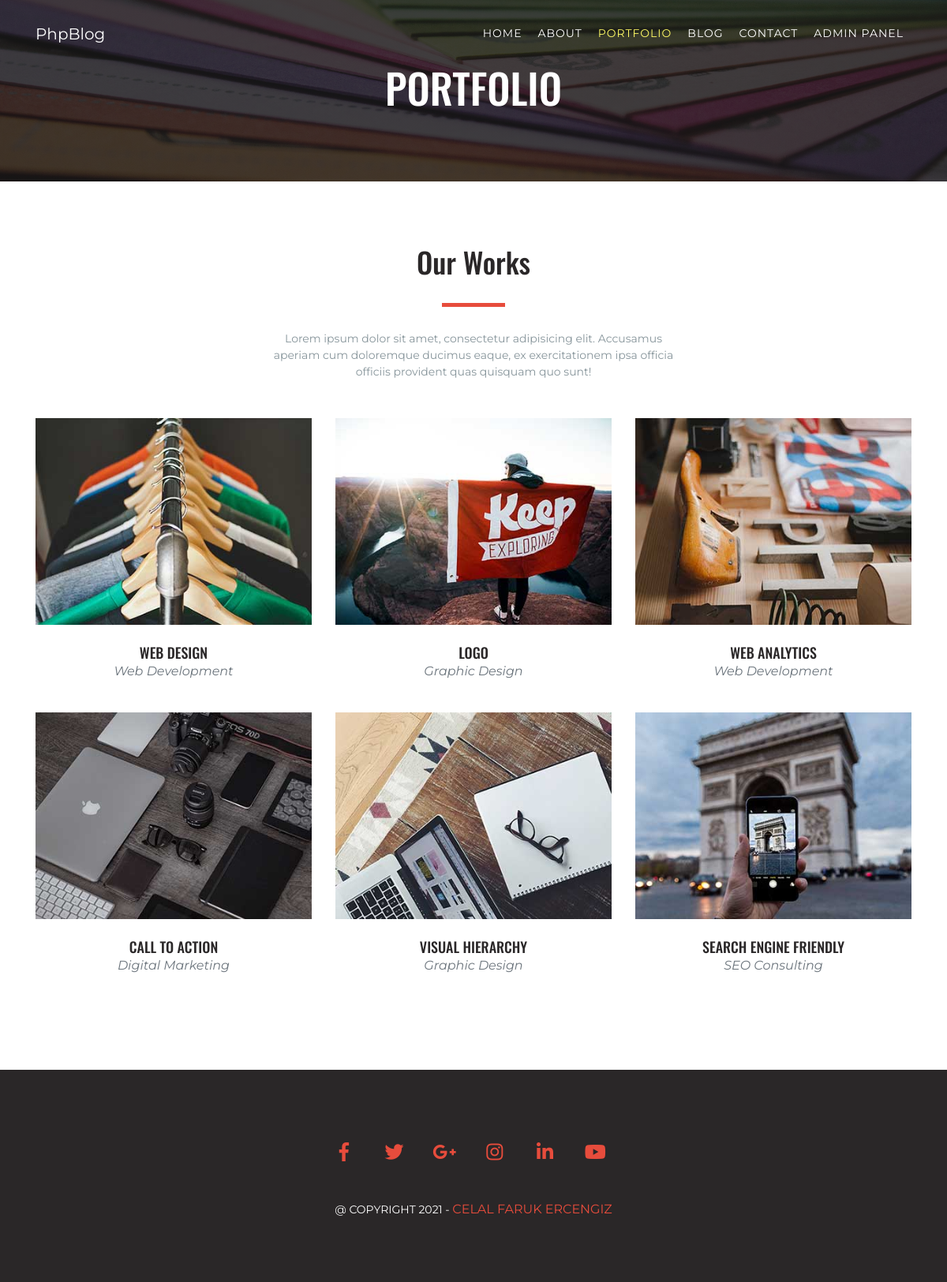
Screenshot of /portfolio.php with the database file from the repository.
### tables this page shows
CREATE TABLE `portfolios` (
  `portfolio_id` int(5) NOT NULL,
  `portfolio_name` varchar(50) NOT NULL,
  `portfolio_category` varchar(50) NOT NULL,
  `portfolio_img_sm` text NOT NULL,
  `portfolio_img_bg` text NOT NULL
);

### portfolio.php (the view, shortened to what this page needs)
<?php $page = 'portfolio';
include "includes/header.php"; ?>
<?php include "includes/navigation.php"; ?>
    <section class="page-image page-image-portfolio md-padding">
        <h1 class="text-white text-center">PORTFOLIO</h1>
    </section>
    <section id="portfolio" class="md-padding">
        <div class="container">
            <div class="row text-center">
                <div class="col-md-6 offset-md-3">
                    <div class="section-header mb-5">
                        <h2 class="title">Our Works</h2>
                        <p>Lorem ipsum dolor sit amet, consectetur adipisicing elit. Accusamus aperiam cum doloremque
                            ducimus eaque, ex exercitationem ipsa officia officiis provident quas quisquam quo sunt!</p>
                    </div>
                </div>
            </div>
            <div class="row">
                <?php
                $sql_query = "SELECT * FROM portfolios";
                $select_all_portfolios = mysqli_query($conn, $sql_query);
                while ($row = mysqli_fetch_assoc($select_all_portfolios)) {
                    $portfolio_name = $row["portfolio_name"];
                    $portfolio_category = $row["portfolio_category"];
                    $portfolio_img_sm = $row["portfolio_img_sm"];
                    $portfolio_img_bg = $row["portfolio_img_bg"];
                    ?>
                    <div class="col-md-4 portfolio-item">
                        <a href="img/portfolio/<?php echo $portfolio_img_bg; ?>" class="portfolio-link"
                           data-lightbox="lightbox-gallery"
                           data-title="<?php echo $portfolio_name; ?>">
                            <img src="img/portfolio/<?php echo $portfolio_img_sm; ?>" class="img-fluid">
                        </a>
                        <div class="portfolio-caption">
                            <h4><?php echo $portfolio_name; ?></h4>
                            <p class="text-muted"><?php echo $portfolio_category; ?></p>
                        </div>
                    </div>
                <?php } ?>
            </div>
        </div>
    </section>
<?php include "includes/footer.php"; ?>

### css/style.css (style rules this page uses)
body { font-family: 'Montserrat', sans-serif; font-size: 14px; overflow-x: hidden; color: #87959B; }
h1, h2, h3, h4, h5, h6 { font-family: 'Oswald', sans-serif; margin-top: 0; color: #2A2728; }
h1 { font-size: 52px; }
h2 { font-size: 36px; }
h4 { font-size: 18px; }
a { color: #e74c3c; text-decoration: none; transition: 0.3s opacity; font-size: 16px; }
section { position: relative; }
.md-padding { padding-top: 80px; padding-bottom: 80px; }
.section-header .title { text-transform: capitalize; }
.title::after { content: ""; display: block; height: 5px; width: 80px; background-color: #e74c3c; margin: 30px auto; }
.page-image { display: table; width: 100%; }
.page-image-portfolio { background: linear-gradient(rgba(20, 20, 20, .8), rgba(20, 20, 20, .8)), url("../img/portfolioBG.jpg"); background-repeat: no-repeat; background-position: center center; background-size: cover; }
.portfolio-item { right: 0; margin: 0 0 15px; }
.portfolio-link { position: relative; display: block; max-width: 400px; margin: 0 auto; cursor: pointer; }
.portfolio-caption { max-width: 400px; margin: 0 auto; padding: 25px; text-align: center; }
.portfolio-caption h4 { margin: 0; text-transform: uppercase; }
.portfolio-caption p { font-size: 16px; font-style: italic; margin: 0; }

### rows the page displays
portfolios: portfolio_img_sm (picture), portfolio_name "WEB DESIGN", portfolio_category "Web Development"
portfolios: portfolio_img_sm (picture), portfolio_name "LOGO", portfolio_category "Graphic Design"
portfolios: portfolio_img_sm (picture), portfolio_name "WEB ANALYTICS", portfolio_category "Web Development"
portfolios: portfolio_img_sm (picture), portfolio_name "CALL TO ACTION", portfolio_category "Digital Marketing"
portfolios: portfolio_img_sm (picture), portfolio_name "VISUAL HIERARCHY", portfolio_category "Graphic Design"
portfolios: portfolio_img_sm (picture), portfolio_name "SEARCH ENGINE FRIENDLY", portfolio_category "SEO Consulting"
